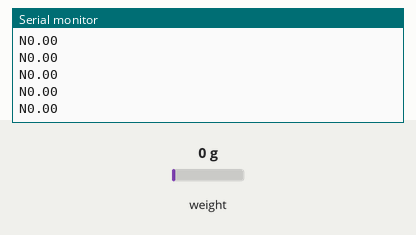
Simulated run of this sketch. Board: Arduino Uno, built with avr-gcc and run on an emulated ATmega328P. Shown: the last lines printed to the serial monitor. The test bench sets the inputs (shaded band); at power-on: weight on the scale 0 g.

Above: at 2.2 s.
2.3 s: weight on the scale set to 100 g
At 2.31 s:
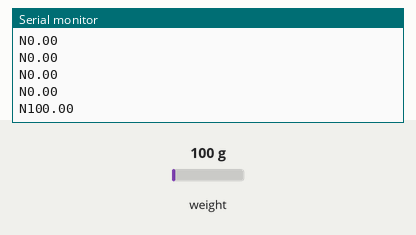
3.8 s: weight on the scale set to 1250 g
At 3.82 s:
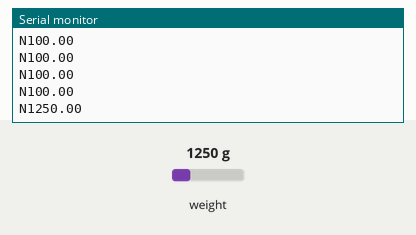
Timing chart, 0 to 6.8 s (numbered marks = the images above; inputs shaded):
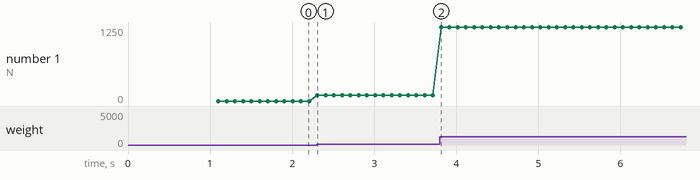

The sketch:

Program.ino
```cpp
#include "HX711.h"
#define calibration_factor 4201
#define DOUT  3
#define CLK  2

HX711 scale;
float myData = 0.0;

void setup() {
  Serial.begin(9600);
  scale.begin(DOUT, CLK);
  scale.set_scale(calibration_factor); //This value is obtained by using the Calibrate.ino program
  scale.tare(); //Assuming there is no weight on the scale at start up, reset the scale to 0
}

void loop() {
  myData = scale.get_units();//scale.get_units() returns a float
  Serial.print('N');
  Serial.println(myData);
}
```

Measured:
- after the input at 2.3 s, the serial monitor: prints a new line at once (image 1)
- after the input at 3.8 s, the serial monitor: prints a new line at once (image 2)
- plotted number 1: 0 → 100 after the input at 2.3 s, 100 → 1250 after the input at 3.8 s
